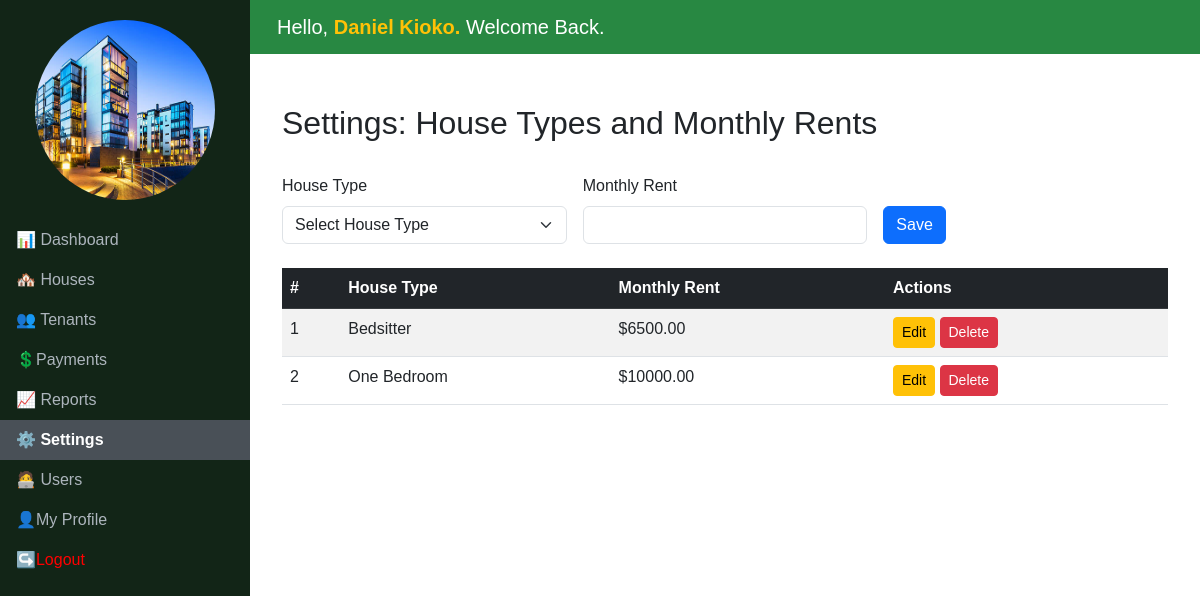
Before: /rentals/settings/ (signed in) with the older database file.
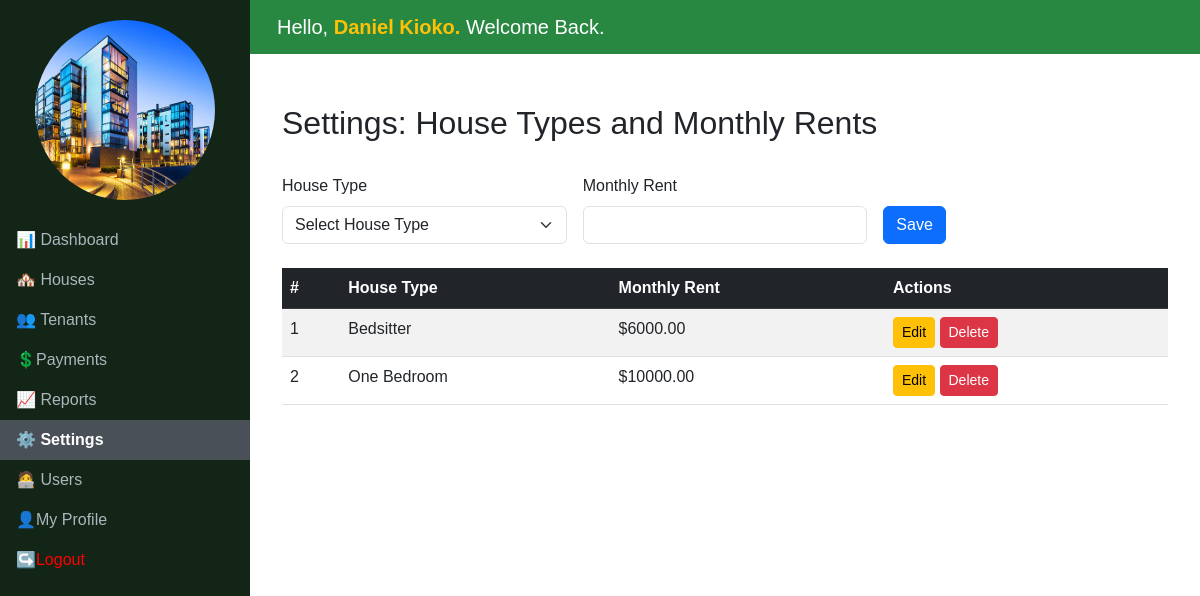
After: the same page with the newer database file.
### rentals/models.py (models this page shows, shortened)
class HouseType(models.Model):
    name = models.CharField(max_length=50, unique=True)
    monthly_rent = models.DecimalField(max_digits=10, decimal_places=2)

### rentals/views.py (the view, shortened to what this page needs)
# urls.py: path('settings/', SettingsView.as_view(), name='settings'),
class SettingsView(LoginRequiredMixin, TemplateView):
    template_name = 'settings.html'
    def get_context_data(self, **kwargs):
        context = super().get_context_data(**kwargs)
        context['house_types'] = HouseType.objects.all()
        return context

### rentals/templates/settings.html (shortened to what this page needs)
{% extends 'base.html' %}
{% block content %}
<div class="container-fluid">
    <div class="row mb-4">
        <h2 class="mt-4">Settings: House Types and Monthly Rents</h2>
    </div>
    <form method="post" class="row g-3 mb-4">
        <div class="col-md-4">
            <label for="houseType" class="form-label">House Type</label>
            <select class="form-select" id="houseType" name="house_type" required>
                <option value="" disabled selected>Select House Type</option>
            </select>
        </div>
        <div class="col-md-4">
            <label for="monthlyRent" class="form-label">Monthly Rent</label>
            <input type="number" class="form-control" id="monthlyRent" name="monthly_rent" required>
        </div>
        <div class="col-md-2 align-self-end">
            <button type="submit" class="btn btn-primary">Save</button>
        </div>
    </form>
    <div class="table-responsive">
        <table class="table table-striped table-hover">
            <thead class="table-dark">
                <tr>
                    <th>#</th>
                    <th>House Type</th>
                    <th>Monthly Rent</th>
                    <th>Actions</th>
                </tr>
            </thead>
            <tbody>
                {% for house_type in house_types %}
                <tr>
                    <td>{{ forloop.counter }}</td>
                    <td>{{ house_type.name }}</td>
                    <td>${{ house_type.monthly_rent }}</td>
                    <td>
                        <a href="#" class="btn btn-warning btn-sm">Edit</a>
                        <a href="#" class="btn btn-danger btn-sm">Delete</a>
                    </td>
                </tr>
                {% endfor %}
            </tbody>
        </table>
    </div>
</div>
{% endblock %}

Changed rows visible on the page:
changed HouseType "Bedsitter": monthly_rent "6500.00" → "6000.00"
